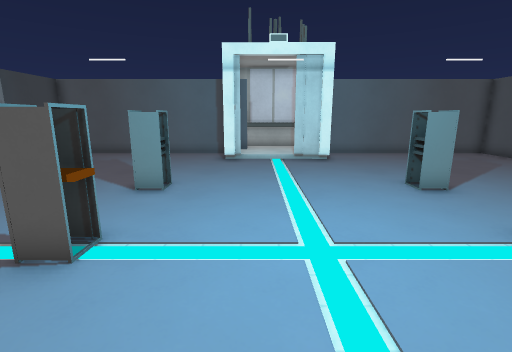
[1] (above)

15 first-person views from a walk through a 3-D level made in the Godot game engine. The camera is 1.3 m above the floor, tilts 12° down and sees 85° across. The floor is counted in squares, 0.64 m on a side. Each view is taken from the middle of a square. On the plan, view 1 faces up. The plan holds only what a view shows up to about 17 squares ahead; the rest is blank. Characters and animated objects are left out. Some surface patterns are stand-ins.

[2]
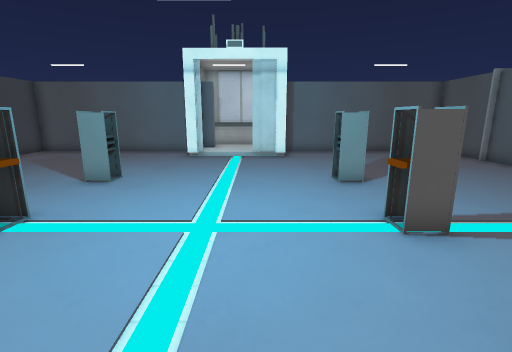

[3]
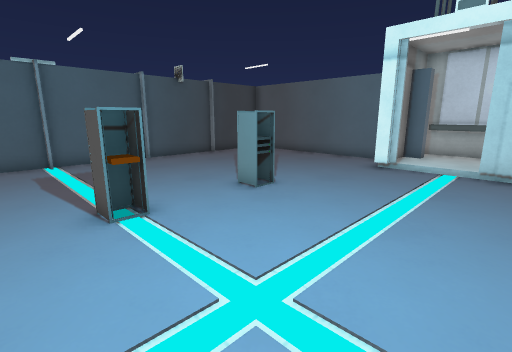

[4]
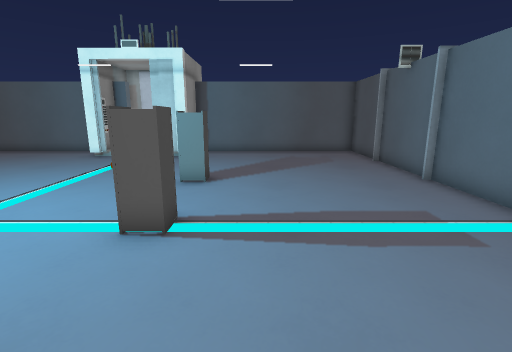

[5]
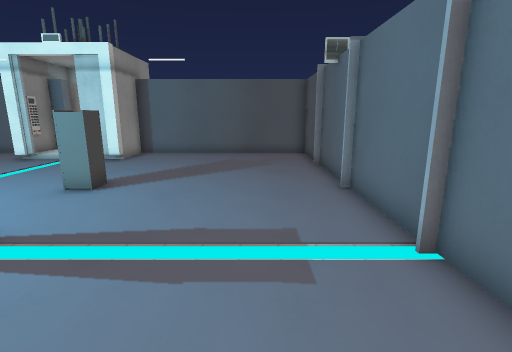

[6]
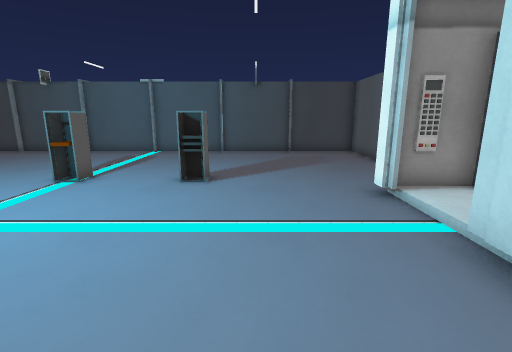

[7]
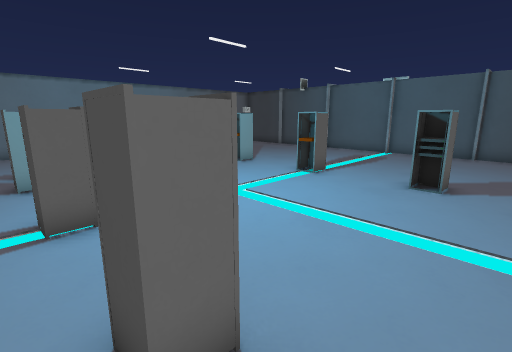

[8]
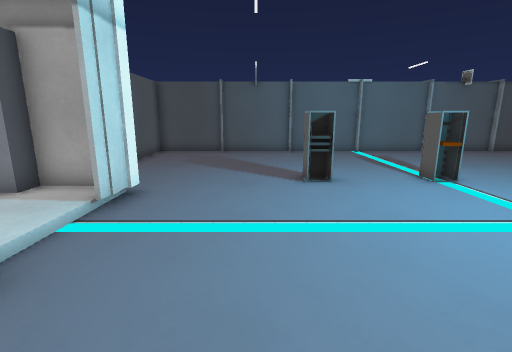

[9]
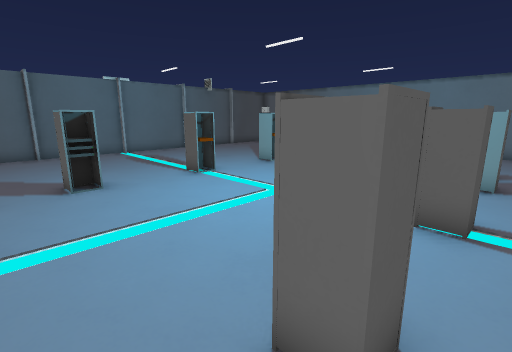

[10]
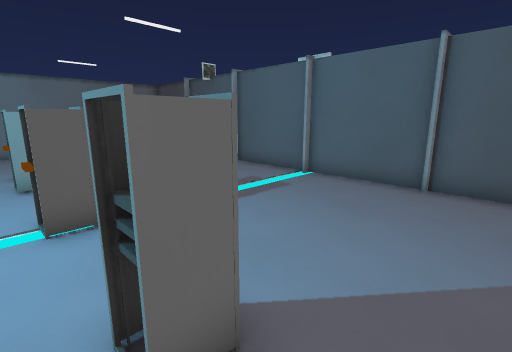

[11]
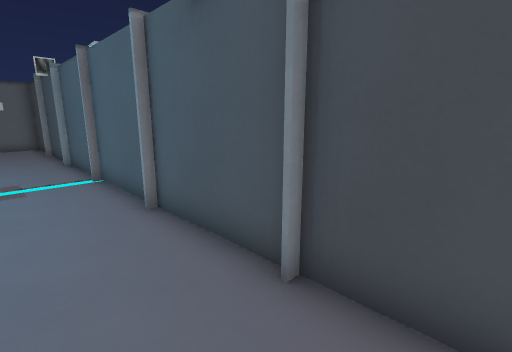

[12]
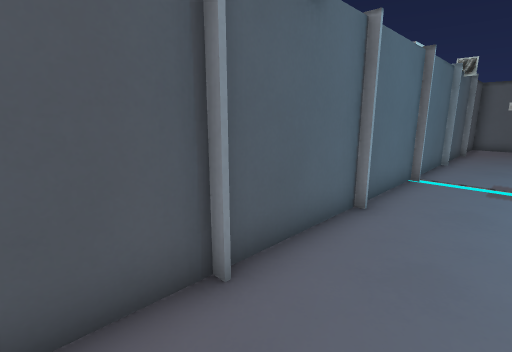

[13]
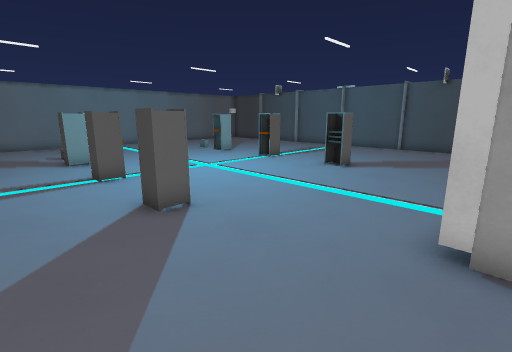

[14]
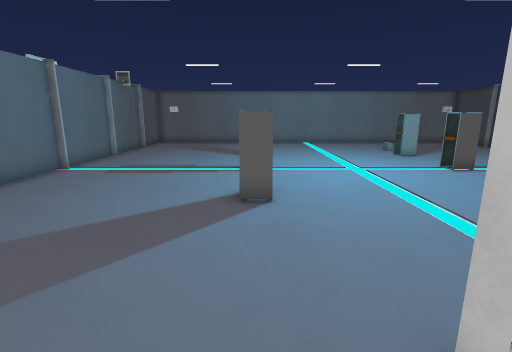

[15]
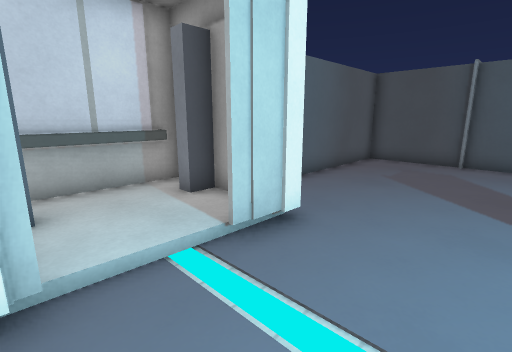

### Floor plan
Key: @ floor where view 1 was taken; # wall or solid block; . main floor; : floor 0.25 m higher than the main floor; E elevator.
Columns run from 11 left of view 1 to 13 right of it. Each row starts with its distance up from view 1.
 18           EEEEE
 17           EEEEEE
 16 ############  ###########
 15 #........ #   # ........#
 14 #........ #::## ........#
 13 #............##.........#
 12 #.......................#
 11 #.......................#
 10 #.......................#
  9 #.......................#
  8 #.......#.......#.......#
  7 #.......................#
  6 #.......................#
  5 #.......................#
  4 #.......#.......#.......#
  3 #.......................#
  2 #.......................#
  1 #                       #
  0 #          @         .  #
 -1 #            .    .     #
 -2 #                       #
 -3 #                       #
 -4 #                       #
 -5 #                       #
 -6 #                       #
 -7 #                       #
 -8 ###  ##############   ###

Where each view was taken, in squares from view 1:
view 1: 0 up, 0 right, facing up
view 2: 1 down, 2 right, facing up
view 3: 2 up, 3 right, facing up-left
view 4: 1 down, 7 right, facing up
view 5: 0 up, 10 right, facing up
view 6: 10 up, 6 right, facing left
view 7: 10 up, 6 right, facing down-left
view 8: 10 up, 4 left, facing right
view 9: 10 up, 4 left, facing down-right
view 10: 10 up, 2 left, facing down-left
view 11: 14 up, 8 left, facing down-left
view 12: 14 up, 10 right, facing down-right
view 13: 14 up, 8 right, facing down-left
view 14: 15 up, 5 right, facing down
view 15: 10 up, 1 left, facing up-right
